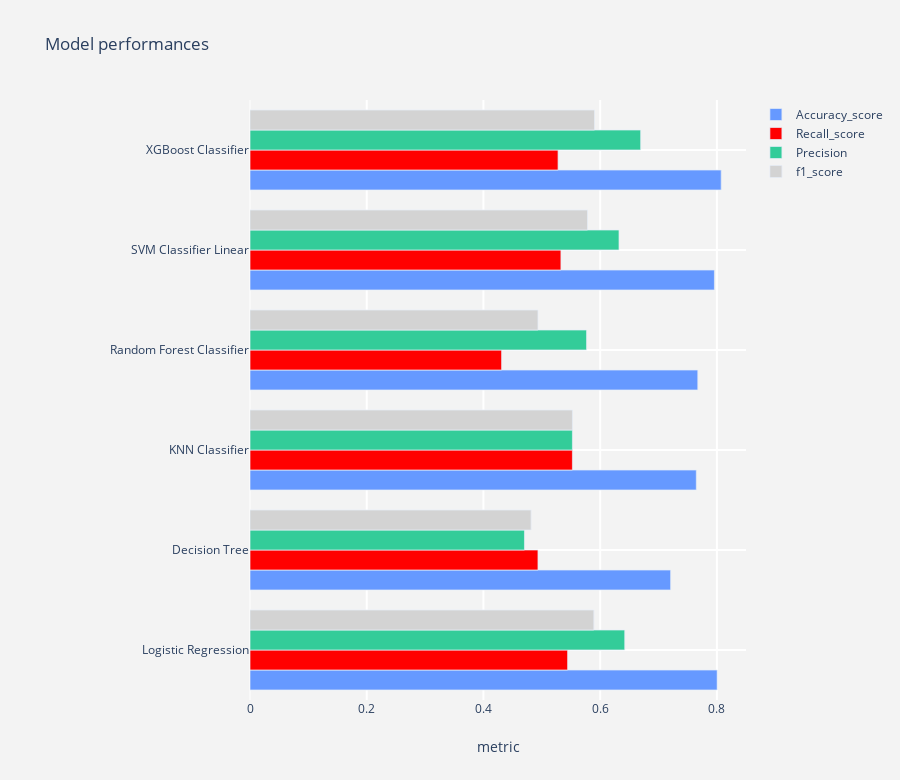

Here is the notebook cell this chart was saved with:
### Code cell
# Let's create a baseline model for all models. Let's statr with as minimum amount of parameters as possible 

# LogisticRegression
name = "Logistic Regression"
logit = LogisticRegression()
model1 = model_report(logit,X_train,X_test,y_train,y_test,name)

# DecisionTree Classifier
name = "Decision Tree"
decision_tree = DecisionTreeClassifier(random_state = 0)
# X_train_resampled,X_test,y_train_resampled,y_test,name
model2 = model_report(decision_tree,X_train,X_test,y_train,y_test,name)

# KNeighborsClassifier
name = "KNN Classifier"
knn = KNeighborsClassifier(n_neighbors=3)
model3 = model_report(knn,X_train,X_test,y_train,y_test,name)

name = "Random Forest Classifier"
rfc = RandomForestClassifier(random_state=0)
model4 = model_report(rfc,X_train,X_test,y_train,y_test,name)

name = "SVM Classifier Linear"
svc  = SVC(gamma='auto', kernel='linear')
model5 = model_report(svc,X_train,X_test,y_train,y_test,name)

name = "XGBoost Classifier"
xgc = XGBClassifier()
model6 = model_report(xgc,X_train,X_test,y_train,y_test,name)

#concat all models
model_performances = pd.concat([model1,model2,model3,model4,
                                model5,model6],axis = 0).reset_index()

model_performances = model_performances.drop(columns = "index",axis =1)
display(model_performances)

plot_tracers(model_performances)

### Figure 1 — Plotly figure (JSON) as saved in the notebook; plotly's stock layout.template omitted (floating-point values rounded to 4 significant figures)
{"data": [{"marker": {"color": "#6699FF", "line": {"width": 0.7}}, "name": "Accuracy_score", "orientation": "h", "type": "bar", "x": [0.8005, 0.7208, 0.7648, 0.7673, 0.7958, 0.8074], "y": ["Logistic Regression", "Decision Tree", "KNN Classifier", "Random Forest Classifier", "SVM Classifier Linear", "XGBoost Classifier"]}, {"marker": {"color": "red", "line": {"width": 0.7}}, "name": "Recall_score", "orientation": "h", "type": "bar", "x": [0.5443, 0.4934, 0.5525, 0.4311, 0.5328, 0.5279], "y": ["Logistic Regression", "Decision Tree", "KNN Classifier", "Random Forest Classifier", "SVM Classifier Linear", "XGBoost Classifier"]}, {"marker": {"color": "#33CC99", "line": {"width": 0.7}}, "name": "Precision", "orientation": "h", "type": "bar", "x": [0.6422, 0.4703, 0.5525, 0.5768, 0.6323, 0.6694], "y": ["Logistic Regression", "Decision Tree", "KNN Classifier", "Random Forest Classifier", "SVM Classifier Linear", "XGBoost Classifier"]}, {"marker": {"color": "lightgrey", "line": {"width": 0.7}}, "name": "f1_score", "orientation": "h", "type": "bar", "x": [0.5892, 0.4816, 0.5525, 0.4934, 0.5783, 0.5903], "y": ["Logistic Regression", "Decision Tree", "KNN Classifier", "Random Forest Classifier", "SVM Classifier Linear", "XGBoost Classifier"]}], "layout": {"height": 780, "margin": {"l": 250}, "paper_bgcolor": "rgb(243,243,243)", "plot_bgcolor": "rgb(243,243,243)", "title": {"text": "Model performances"}, "xaxis": {"gridcolor": "rgb(255, 255, 255)", "gridwidth": 2, "ticklen": 5, "title": {"text": "metric"}, "zerolinewidth": 1}, "yaxis": {"gridcolor": "rgb(255, 255, 255)", "gridwidth": 2, "ticklen": 5, "zerolinewidth": 1}}}
